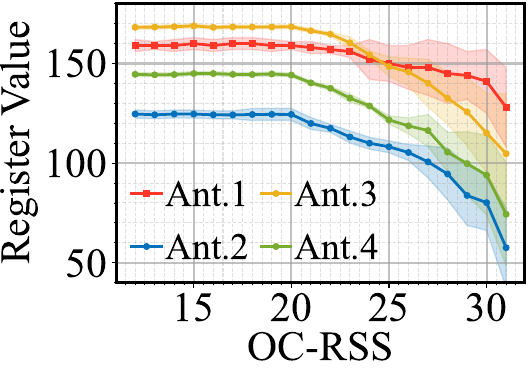

The script that saved this image:
import matplotlib.pyplot as plt
import numpy as np
from matplotlib.font_manager import FontProperties
from matplotlib.ticker import MultipleLocator
#plt.style.use('seaborn-whitegrid')
# load data
font = 30
lasize = 30
linewides = 2
plt.rcParams['font.family'] = 'Times New Roman'

font_properties = FontProperties(family='Times New Roman', weight='normal', size=font)
colors = [np.array([255, 46, 41]) / 255, np.array([0, 114, 189]) / 255,
          np.array([237, 177, 32]) / 255, np.array([119, 172, 48]) / 255,
          np.array([136, 137, 139]) / 255, np.array([100, 100, 100]) / 255]

file_path = './data/0904/OCRSS.txt'
# file_path = './Fig7-OCRSS_power/OCRSS.txt'
power = []
SCdata = []
Var_data = []
with open(file_path, 'r') as file:
    for line in file:
        values = line.strip().split()
        power.append(values[0])
        SCdata.append(values[1])
        Var_data.append(values[2])
power2,SCdata2,SCerror2 = np.loadtxt('./data/0904/1.txt', unpack=True)
power3,SCdata3,SCerror3 = np.loadtxt('./data/0904/2.txt', unpack=True)
power4,SCdata4,SCerror4 = np.loadtxt('./data/0904/3.txt', unpack=True)

power = [float(i) for i in power]
SCdata = [int(float(i)) for i in SCdata]
Var_data = [int(float(i)) for i in Var_data]
red_rgb = (1, 0.2118, 0.1569)
blue_rgb = (0.09, 0.47, 0.72)
linewide = 2
fig = plt.figure(figsize=(5.3, 3.7))
ax1 = fig.add_subplot(111)
SCdata = np.array(SCdata)
Var_data = np.array(Var_data)

ax1.plot(power[0:len(power)-1], SCdata[0:len(power)-1],'s-', linewidth = linewides,color = red_rgb,markersize=4,label = 'Ant.1')
ax1.fill_between(power[0:len(power)-1],SCdata[0:len(power)-1] - Var_data[0:len(power)-1], SCdata[0:len(power)-1] + Var_data[0:len(power)-1], color = red_rgb,alpha = 0.2)

SCdata2 = SCdata2+20
SCdata4 = SCdata4-30
SCdata3 = np.array(SCdata3)-40

ax1.plot(power2, SCdata2,'o-', linewidth = linewides,color = colors[1],markersize=4,label = 'Ant.2')
ax1.fill_between(power2,SCdata2 - SCerror2, SCdata2 +SCerror2, color = colors[1],alpha = 0.2)
ax1.plot(power3, SCdata3,'o-', linewidth = linewides,color = colors[2],markersize=4,label = 'Ant.3')
ax1.fill_between(power3,SCdata3 - SCerror3, SCdata3 +SCerror3, color = colors[2],alpha = 0.2)
ax1.plot(power4, SCdata4,'o-', linewidth = linewides,color = colors[3],markersize=4,label = 'Ant.4')
ax1.fill_between(power4,SCdata4 - SCerror4, SCdata4 +SCerror4, color = colors[3],alpha = 0.2)

ax1.set_xlabel('OC-RSS', fontsize=font, fontweight='normal', fontname='Times New Roman', color='black')
ax1.set_ylabel('Register Value', fontsize=font, fontweight='normal', fontname='Times New Roman', color='black')
ax1.tick_params(axis='y', labelcolor='black', labelsize=lasize)


ax1.set_ylim(40,180)
# ax1.set_xlim(10,31.5)
for label in ax1.get_xticklabels() + ax1.get_yticklabels():
    label.set_fontproperties(font_properties)
ax1.xaxis.set_major_locator(MultipleLocator(5))
ax1.xaxis.set_minor_locator(MultipleLocator(0.5))
ax1.yaxis.set_major_locator(MultipleLocator(50))
ax1.yaxis.set_minor_locator(MultipleLocator(10))

ax1.grid(which = "major", color=(0.6,0.6,0.6), linestyle='-', linewidth=1.5, alpha=0.6)
ax1.grid(which = "minor", color=(0.6, 0.6, 0.6), linestyle='--', linewidth=0.75, alpha=0.3)

fig.tight_layout()
fig.subplots_adjust(left=0.22, right=0.99, top=0.99, bottom=0.236)
ax1.spines['top'].set_linewidth(2)    # 上边框
ax1.spines['right'].set_linewidth(2)  # 右边框
ax1.spines['bottom'].set_linewidth(2) # 下边框
ax1.spines['left'].set_linewidth(2)   # 左边框
# plt.subplots_adjust(right=0.93)
ax1.legend(loc=(0, 0), ncol=2, handlelength=0.8, frameon=False,handletextpad=0.1,
           fontsize=font-3, columnspacing=0.3)

ax1.xaxis.set_label_coords(0.5, -0.175)
plt.savefig('sec3_fig12.pdf',format = 'pdf')
plt.show()